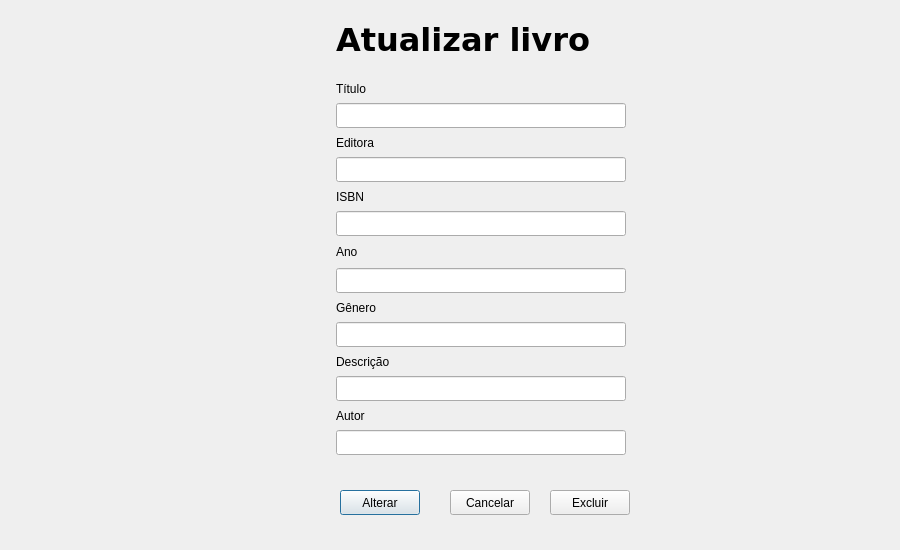
<?xml version="1.0" encoding="UTF-8"?>
<ui version="4.0">
 <class>Dialog</class>
 <widget class="QDialog" name="Dialog">
  <property name="geometry">
   <rect>
    <x>0</x>
    <y>0</y>
    <width>900</width>
    <height>550</height>
   </rect>
  </property>
  <property name="windowTitle">
   <string>Dialog</string>
  </property>
  <widget class="QPushButton" name="pushButton_alterar">
   <property name="geometry">
    <rect>
     <x>340</x>
     <y>490</y>
     <width>80</width>
     <height>25</height>
    </rect>
   </property>
   <property name="text">
    <string>Alterar</string>
   </property>
   <property name="icon">
    <iconset>
     <normaloff>PiltoverLibrary/Icon/checked.png</normaloff>PiltoverLibrary/Icon/checked.png</iconset>
   </property>
  </widget>
  <widget class="QLineEdit" name="lineEdit_ISBN">
   <property name="geometry">
    <rect>
     <x>336</x>
     <y>211</y>
     <width>290</width>
     <height>25</height>
    </rect>
   </property>
  </widget>
  <widget class="QPushButton" name="pushButton_cancelar">
   <property name="enabled">
    <bool>true</bool>
   </property>
   <property name="geometry">
    <rect>
     <x>450</x>
     <y>490</y>
     <width>80</width>
     <height>25</height>
    </rect>
   </property>
   <property name="sizePolicy">
    <sizepolicy hsizetype="Minimum" vsizetype="Fixed">
     <horstretch>0</horstretch>
     <verstretch>0</verstretch>
    </sizepolicy>
   </property>
   <property name="text">
    <string>Cancelar</string>
   </property>
   <property name="icon">
    <iconset>
     <normaloff>PiltoverLibrary/Icon/cancel.png</normaloff>PiltoverLibrary/Icon/cancel.png</iconset>
   </property>
  </widget>
  <widget class="QLabel" name="label_editora">
   <property name="geometry">
    <rect>
     <x>336</x>
     <y>134</y>
     <width>290</width>
     <height>17</height>
    </rect>
   </property>
   <property name="text">
    <string>Editora</string>
   </property>
  </widget>
  <widget class="QLabel" name="label_7">
   <property name="geometry">
    <rect>
     <x>336</x>
     <y>407</y>
     <width>290</width>
     <height>17</height>
    </rect>
   </property>
   <property name="text">
    <string>Autor</string>
   </property>
  </widget>
  <widget class="QLineEdit" name="lineEdit_ano">
   <property name="geometry">
    <rect>
     <x>336</x>
     <y>268</y>
     <width>290</width>
     <height>25</height>
    </rect>
   </property>
  </widget>
  <widget class="QLineEdit" name="lineEdit_titulo">
   <property name="geometry">
    <rect>
     <x>336</x>
     <y>103</y>
     <width>290</width>
     <height>25</height>
    </rect>
   </property>
  </widget>
  <widget class="QLineEdit" name="lineEdit_editora">
   <property name="geometry">
    <rect>
     <x>336</x>
     <y>157</y>
     <width>290</width>
     <height>25</height>
    </rect>
   </property>
  </widget>
  <widget class="QLineEdit" name="lineEdit_Genero">
   <property name="geometry">
    <rect>
     <x>336</x>
     <y>322</y>
     <width>290</width>
     <height>25</height>
    </rect>
   </property>
  </widget>
  <widget class="QLabel" name="label">
   <property name="geometry">
    <rect>
     <x>336</x>
     <y>21</y>
     <width>290</width>
     <height>38</height>
    </rect>
   </property>
   <property name="font">
    <font>
     <family>DejaVu Sans</family>
     <pointsize>24</pointsize>
     <weight>75</weight>
     <bold>true</bold>
    </font>
   </property>
   <property name="text">
    <string>Atualizar livro</string>
   </property>
  </widget>
  <widget class="QLabel" name="label_5">
   <property name="geometry">
    <rect>
     <x>336</x>
     <y>299</y>
     <width>290</width>
     <height>17</height>
    </rect>
   </property>
   <property name="text">
    <string>Gênero</string>
   </property>
  </widget>
  <widget class="QLineEdit" name="lineEdit_descricao">
   <property name="geometry">
    <rect>
     <x>336</x>
     <y>376</y>
     <width>290</width>
     <height>25</height>
    </rect>
   </property>
  </widget>
  <widget class="QLabel" name="label_2">
   <property name="geometry">
    <rect>
     <x>336</x>
     <y>188</y>
     <width>290</width>
     <height>17</height>
    </rect>
   </property>
   <property name="text">
    <string>ISBN</string>
   </property>
  </widget>
  <widget class="QLineEdit" name="lineEdit_autor">
   <property name="geometry">
    <rect>
     <x>336</x>
     <y>430</y>
     <width>290</width>
     <height>25</height>
    </rect>
   </property>
  </widget>
  <widget class="QLabel" name="label_titulo">
   <property name="geometry">
    <rect>
     <x>336</x>
     <y>80</y>
     <width>290</width>
     <height>17</height>
    </rect>
   </property>
   <property name="text">
    <string>Título</string>
   </property>
  </widget>
  <widget class="QLabel" name="label_6">
   <property name="geometry">
    <rect>
     <x>336</x>
     <y>353</y>
     <width>290</width>
     <height>17</height>
    </rect>
   </property>
   <property name="text">
    <string>Descrição</string>
   </property>
  </widget>
  <widget class="QLabel" name="label_4">
   <property name="geometry">
    <rect>
     <x>336</x>
     <y>242</y>
     <width>290</width>
     <height>20</height>
    </rect>
   </property>
   <property name="text">
    <string>Ano</string>
   </property>
  </widget>
  <widget class="QPushButton" name="pushButton_3">
   <property name="geometry">
    <rect>
     <x>40</x>
     <y>0</y>
     <width>290</width>
     <height>128</height>
    </rect>
   </property>
   <property name="styleSheet">
    <string notr="true">QPushButton{
border: None;
}</string>
   </property>
   <property name="text">
    <string/>
   </property>
   <property name="icon">
    <iconset>
     <normaloff>PiltoverLibrary/Icon/logo.png</normaloff>PiltoverLibrary/Icon/logo.png</iconset>
   </property>
   <property name="iconSize">
    <size>
     <width>128</width>
     <height>128</height>
    </size>
   </property>
  </widget>
  <widget class="QPushButton" name="pushButton_Excluir">
   <property name="geometry">
    <rect>
     <x>550</x>
     <y>490</y>
     <width>80</width>
     <height>25</height>
    </rect>
   </property>
   <property name="text">
    <string>Excluir</string>
   </property>
   <property name="icon">
    <iconset>
     <normaloff>PiltoverLibrary/Icon/garbage.png</normaloff>
     <normalon>PiltoverLibrary/Icon/garbage.png</normalon>PiltoverLibrary/Icon/garbage.png</iconset>
   </property>
  </widget>
 </widget>
 <resources/>
 <connections/>
</ui>
